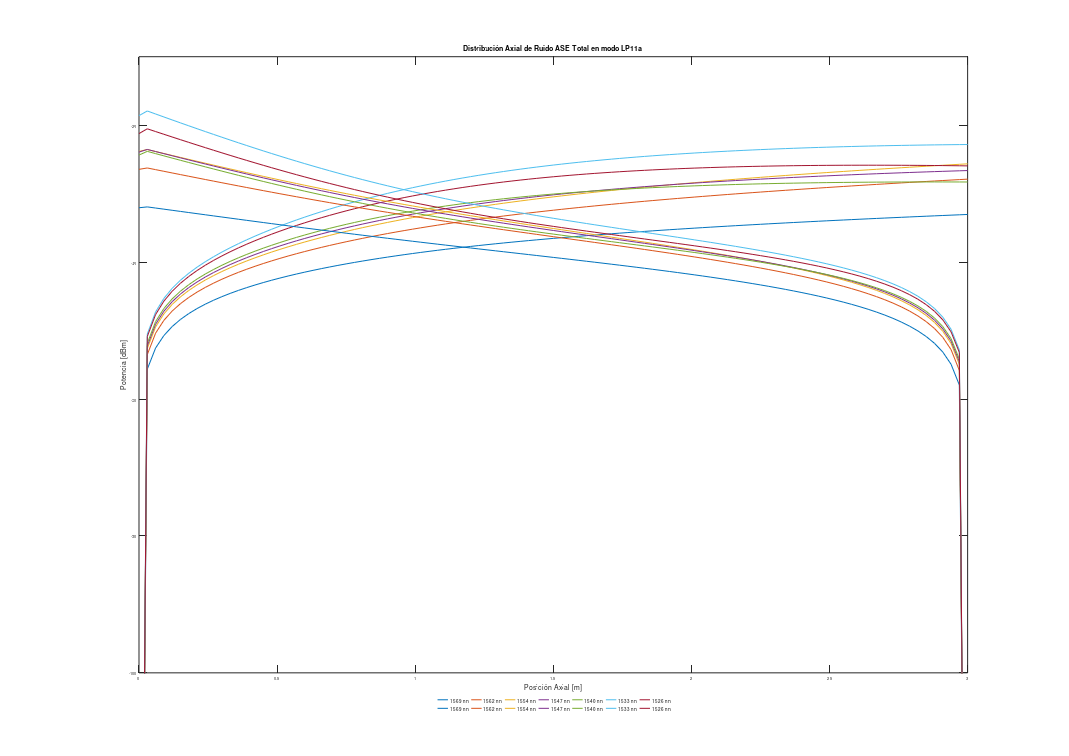

This figure's MATLAB source:
clear all; close all; clc

set( gcf,'PaperSize',[29.7 21.0], 'PaperPosition',[0 0 29.7 21.0])
% SAVE:
% print -dpdf 'NAME'

% DAT = [lambdas Gain01 lambdas Gain11a frecuencias NF01 NF11a];
load("MatlabSigGains.mat")
load("ModeGainsandNFs.mat")
load("AmplifiedSignals.mat");
load('MatlabEDFA_Pump01.mat');
load('MatlabS01.mat') ; load('MatlabS11_a.mat');

%% GANANCIAS

% figure(1)

% plot(DAT(:,1).*1e9,DAT(:,2), "DisplayName","LP01 - Simulador Matlab" , Color= '#0072BD') ; hold on
% plot(AmplifiedSignals(:,3),fliplr(ModeGainsandNFs(:,2)),"DisplayName","LP01 - VPIPhotonics" , LineStyle="--", Color= '#0072BD' ) ; 
% plot(DAT(:,1).*1e9,DAT(:,4),  "DisplayName","LP11a - Simulador Matlab", "Color", '#D95319' )
% plot(AmplifiedSignals(:,1),fliplr(ModeGainsandNFs(:,6)),"DisplayName","LP11a - VPIPhotonics", LineStyle="--" , Color='#D95319') 
% xlabel('Longitud de Onda [nm]') ; ylabel('Magnitud [dB]') ; title("Ganancia EDFA con Bombeo en LP01") ; 
% legend('Location', 'southoutside','Orientation','horizontal','Box','off')
% 
% DG01 =  abs(DAT(:,2) - fliplr(ModeGainsandNFs(:,2))) ;
% DG11 = abs(DAT(:,4) - fliplr(ModeGainsandNFs(:,6))) ;
%     % Diferencia de Ganancias
% yyaxis right
% ylabel('Diferencia de Ganancias')
% plot(DAT(:,1).*1e9 , DG01 ,  "-o" , DisplayName = "DG - LP01" , Color='#0072BD')
% plot(DAT(:,1).*1e9 , DG11 ,  "-o" , DisplayName = "DG - LP11a" , Color='#D95319')
% ylim([0, 2]) ; grid minor
% 



%% NOISE FIGURE
% figure(2)
% 
% plot(DAT(:,1).*1e9,DAT(:,6), "DisplayName","LP01 - Simulador" , Color= '#0072BD') ; 
% hold on
% plot(AmplifiedSignals(:,1),fliplr(ModeGainsandNFs(:,4)),"DisplayName","LP01 - VPIPhotonics" , LineStyle="--", Color= '#0072BD' ) ; 
% plot(DAT(:,1).*1e9,DAT(:,7),  "DisplayName","LP11a - Simulador", "Color", '#D95319' )
% plot(AmplifiedSignals(:,1),fliplr(ModeGainsandNFs(:,8)),"DisplayName","LP11a - VPIPhotonics", LineStyle="--" , Color='#D95319') 
% xlabel('Longitud de Onda [nm]') ; ylabel('Noise Figure [dB]') ; title("Comparación de NF obtenidas mediante Simulador y VPIphotonics") ; 
% legend('Location', 'southoutside','Orientation','horizontal','Box','off')



% VPISignal(end,1) = VPISignal(end,1)/1e10;
% zVPI = VPISignal(:,1);
% %lambda = DAT(1,1);  % ORDENADOS DE MAYOR A MENOR, IGUAL QE LOS DE VPISIGNAL
% 
% 
% colors = ["#0072BD" , "#D95319" , "#EDB120" , "#7E2F8E" , "#77AC30" , "#4DBEEE" , "#A2142F"];
% 
% for i = 0
%     lambda = DAT(1+i,1);
%     plot(z,S01(1+i,:), "DisplayName",strcat("LP01 - Simulador @", int2str(lambda*1e9) , "nm"), Color= colors(i+1)) ; 
%     hold on
%     plot(zVPI,VPISignal_01(:,1+i),"DisplayName",strcat("LP01 - VPIPhotonics",int2str(lambda*1e9) , "nm" ) , LineStyle="--", Color= colors(i+1) ) ;
% end
% %plot(DAT(:,1).*1e9,DAT(:,7),  "DisplayName","LP11a - Simulador", "Color", '#D95319' )
% %plot(AmplifiedSignals(:,1),fliplr(ModeGainsandNFs(:,8)),"DisplayName","LP11a - VPIPhotonics", LineStyle="--" , Color='#D95319') 
% xlabel('Posición en EDFA [m]') ; ylabel('Potencia [dBm]') ; title("Comparación de Evolución Potencias obtenidas mediante Simulador y VPIphotonics") ; 
% legend('Location', 'southoutside','Orientation','horizontal','Box','off')


%% Propagación

load('VPI_EDFAmm_axialdist.mat') % Bombeo LP01


%               Propagación SEÑAL LP01
% figure(3)

% z = linspace(0,3,length(S01(1,:)));
% zvpi = linspace(0,3,length(vpiedfamm.axialdist.Sig.LP_01(:,1)));
% 
% 
% for i=0:6
%     plot(z , EDFA.Nucleo1.signal.Potencia_dBm.LP_01(1+3*i,:) , "DisplayName", strcat(int2str(DAT(1+3*i,1)*1e9) , " nm")) ; hold on
%     % plot(z , S01(2,:)) 
%     % plot(z , S01(3,:)) 
% end
% set(gca,'ColorOrderIndex',1)
% for i=0:6
%     plot(zvpi , vpiedfamm.axialdist.Sig.LP_01(:,1+3*i) , "DisplayName", strcat(int2str(DAT(1+3*i,1)*1e9) , " nm") , LineStyle="--" )
%     % plot(zvpi , vpiedfamm.axialdist.Sig.LP_01(:,2) , LineStyle="--")
%     % plot(zvpi , vpiedfamm.axialdist.Sig.LP_01(:,3) , LineStyle="--")
% end
% legend('Location', 'southoutside','Orientation','horizontal','Box','off', "NumColumns" , 7)
% xlabel('Posición Axial [m]') ; ylabel('Potencia [dBm]'); title('Distribución Axial de la Potencia de Señal LP01')


%               Propagacion SEÑAL LP11

% z = linspace(0,3,length(S01(1,:)));
% zvpi = linspace(0,3,length(vpiedfamm.axialdist.Sig.LP_01(:,1)));
% 
% 
% for i=0:6
%     plot(z , EDFA.Nucleo1.signal.Potencia_dBm.LP_11_a(1+3*i,:) , "DisplayName", strcat(int2str(DAT(1+3*i,1)*1e9) , " nm")) ; hold on
%     % plot(z , S01(2,:)) 
%     % plot(z , S01(3,:)) 
% end
% set(gca,'ColorOrderIndex',1)
% for i=0:6
%     plot(zvpi , vpiedfamm.axialdist.Sig.LP_11a(:,1+3*i) , "DisplayName", strcat(int2str(DAT(1+3*i,1)*1e9) , " nm") , LineStyle="--" )
%     % plot(zvpi , vpiedfamm.axialdist.Sig.LP_01(:,2) , LineStyle="--")
%     % plot(zvpi , vpiedfamm.axialdist.Sig.LP_01(:,3) , LineStyle="--")
% end
% legend('Location', 'southoutside','Orientation','horizontal','Box','off', "NumColumns" , 7)
% xlabel('Posición Axial [m]') ; ylabel('Potencia [dBm]'); title('Distribución Axial de la Potencia de Señal LP11a')


%               Propagación Bombeo

% z = linspace(0,3,length(S01(1,:)));
% zvpi = linspace(0,3,length(vpiedfamm.axialdist.Sig.LP_01(:,1)));
% 
% 
% plot(z , EDFA.Nucleo1.pump.Potencia_dBm.LP_01(1,:) , "DisplayName", "Matlab") ; hold on
% 
% plot(zvpi , vpiedfamm.axialdist.Pump(:,1) , "DisplayName", "VPIphotonics" )% ,LineStyle="--" )
% 
% 
% legend('Location', 'southoutside','Orientation','horizontal','Box','off', "NumColumns" , 7)
% xlabel('Posición Axial [m]') ; ylabel('Potencia [dBm]'); title('Distribución Axial de la Potencia de Bombeo LP01')


%% %               Propagación ASE , OSNR , NF
vpiasePos = [7 , 10 , 13, 17, 20, 22, 25];

Pan = EDFA.Nucleo1.Pan;
Pap = EDFA.Nucleo1.Pap;
z = linspace(0,3,length(S01(1,:)));
zvpi = linspace(0,3,length(vpiedfamm.axialdist.Sig.LP_01(:,1)));

% % % % ASE+ Matlab

% for i=0:6
%     plot(z , Pap.LP_01(1+3*i,:) , "DisplayName", strcat(int2str(DAT(1+3*i,1)*1e9) , " nm")) ; hold on
% end
% % ASE+ VPI
% 
% set(gca,'ColorOrderIndex',1)
% for i=1:length(vpiasePos)
%     plot(zvpi , vpiedfamm.axialdist.ASE.LP_01(:,vpiasePos(i)) , "DisplayName", strcat(int2str(vpiedfamm.ASElam(1,vpiasePos(i))*1e9) , " nm") , LineStyle="--" )
% end
% 
% legend('Location', 'southoutside','Orientation','horizontal','Box','off', "NumColumns" , 7)
% xlabel('Posición Axial [m]') ; ylabel('Potencia [dBm]'); title('Distribución Axial de la Potencia de Ruido ASE+ en modo LP01')
% ylim([-100 -10])
% 
% maxAseDif = -100000;
% for i = 0:6
%     if maxAseDif < abs( Pap.LP_01(1+3*i,end) - vpiedfamm.axialdist.ASE.LP_01(end,vpiasePos(i+1)) )
%         maxAseDif = abs( Pap.LP_01(1+3*i,end) - vpiedfamm.axialdist.ASE.LP_01(end,vpiasePos(i+1)) ) ;
%         maxdiffLambda = (DAT(1+3*i,1)*1e9);
%     end
% end
%dB
% for i = 0:6
%     if maxAseDif < abs( 1e-3*10.^(Pap.LP_01(1+3*i,end)) - 1e-3*10.^(vpiedfamm.axialdist.ASE.LP_01(end,vpiasePos(i+1))) )
%         maxAseDifdB = 10*log10( abs( 1e-3*10.^(Pap.LP_01(1+3*i,end)) - 1e-3*10.^(vpiedfamm.axialdist.ASE.LP_01(end,vpiasePos(i+1))) )/1e3) ;
%         maxdiffLambda = (DAT(1+3*i,1)*1e9);
%     end
% end

    % LP11a

% for i=0:6
%     plot(z , Pap.LP_11_a(1+3*i,:) , "DisplayName", strcat(int2str(DAT(1+3*i,1)*1e9) , " nm")) ; hold on
% end
% % ASE+ VPI
% 
% set(gca,'ColorOrderIndex',1)
% for i=1:length(vpiasePos)
%     plot(zvpi , vpiedfamm.axialdist.ASE.LP_11a(:,vpiasePos(i)) , "DisplayName", strcat(int2str(vpiedfamm.ASElam(1,vpiasePos(i))*1e9) , " nm") , LineStyle="--" )
% end
% 
% legend('Location', 'southoutside','Orientation','horizontal','Box','off', "NumColumns" , 7)
% xlabel('Posición Axial [m]') ; ylabel('Potencia [dBm]'); title('Distribución Axial de la Potencia de Ruido ASE+ en modo LP11a')
% ylim([-100 -10])
% 
% maxAseDif = -100000;
% for i = 0:6
%     if maxAseDif < abs( Pap.LP_11_a(1+3*i,end) - vpiedfamm.axialdist.ASE.LP_11a(end,vpiasePos(i+1)) )
%         maxAseDif = abs( Pap.LP_11_a(1+3*i,end) - vpiedfamm.axialdist.ASE.LP_11a(end,vpiasePos(i+1)) ) ;
%         maxdiffLambda = (DAT(1+3*i,1)*1e9);
%     end
% end

%               Propagación ASE + -

Pan = EDFA.Nucleo1.Pan;
Pap = EDFA.Nucleo1.Pap;
Pase = EDFA.Nucleo1.Pase;

z = linspace(0,3,length(S01(1,:)));
zvpi = linspace(0,3,length(vpiedfamm.axialdist.Sig.LP_01(:,1)));

% %%    LP01
% ASE+ Matlab
% for i=0:6
%     plot(z , Pap.LP_01(1+3*i,:) , "DisplayName", strcat(int2str(DAT(1+3*i,1)*1e9) , " nm")) ; hold on
% end
% 
% % ASE- Matlab
% set(gca,'ColorOrderIndex',1,'FontSize',8)
% for i=0:6
%     plot(z , Pan.LP_01(1+3*i,:) , "DisplayName", strcat(int2str(DAT(1+3*i,1)*1e9) , " nm") ) ; hold on
% end
% 
% legend('Location', 'southoutside','Orientation','horizontal','Box','off', "NumColumns" , 7,'FontSize',9)
% xlabel('Posición Axial [m]','FontSize',14) ; ylabel('Potencia [dBm]','FontSize',14); title('Distribución Axial de Ruido ASE Total en modo LP01','FontSize',14)
% ylim([-100 -10])

% %%    LP11a

for i=0:6
    plot(z , Pap.LP_11_a(1+3*i,:) , "DisplayName", strcat(int2str(DAT(1+3*i,1)*1e9) , " nm")) ; hold on
end

% ASE- Matlab
set(gca,'ColorOrderIndex',1,'FontSize',8)
for i=0:6
    plot(z , Pan.LP_11_a(1+3*i,:) , "DisplayName", strcat(int2str(DAT(1+3*i,1)*1e9) , " nm") ) ; hold on
end

legend('Location', 'southoutside','Orientation','horizontal','Box','off', "NumColumns" , 7,'FontSize',9)
xlabel('Posición Axial [m]','FontSize',14) ; ylabel('Potencia [dBm]','FontSize',14); title('Distribución Axial de Ruido ASE Total en modo LP11a','FontSize',14)
ylim([-100 -10])




% % % NF Y OSNR
% 
% Pan = EDFA.Nucleo1.Pan;
% Pap = EDFA.Nucleo1.Pap;
% Pase = EDFA.Nucleo1.Pase;
% 
% Osnr01Matlab = EDFA.Nucleo1.signal.Potencia_dBm.LP_01 - Pap.LP_01;
% NF01Matlab = Osnr01Matlab(:,2) - Osnr01Matlab(:,end);
% Osnr11aMatlab = EDFA.Nucleo1.signal.Potencia_dBm.LP_11_a - Pap.LP_11_a;
% NF11aMatlab = Osnr11aMatlab(:,2) - Osnr11aMatlab(:,end);
% 
% 
% for i=7:26
%     Osnr01VPI(:,i-6) = vpiedfamm.axialdist.Sig.LP_01(:,i-6) - vpiedfamm.axialdist.ASE.LP_01(:,i);
%     Osnr11aVPI(:,i-6) = vpiedfamm.axialdist.Sig.LP_11a(:,i-6) - vpiedfamm.axialdist.ASE.LP_11a(:,i);
% end
% NF01VPI = Osnr01VPI(2,:) - Osnr01VPI(end,:);
% NF11aVPI = Osnr11aVPI(2,:) - Osnr11aVPI(end,:);
% 
% plot(DAT(:,1).*1e9 , NF01Matlab , "DisplayName" , "Matlab LP01" ) , hold on
% plot(DAT(:,1).*1e9 , NF11aMatlab , "DisplayName" , "MatlabLP11a" )
% 
% set(gca,'ColorOrderIndex',1)
% 
% plot(vpiedfamm.SigLam.*1e9 , NF01VPI , "DisplayName" , "VPIphotonics LP01" , LineStyle="--"  )
% plot(vpiedfamm.SigLam.*1e9 , NF11aVPI , "DisplayName" , "VPIphotonics LP11a" , LineStyle="--"  )
% 
% legend('Location', 'southoutside','Orientation','horizontal','Box','off', "NumColumns" , 2)
% xlabel('Longitud de Onda [nm]') ; ylabel('NF [dB]'); title('Figura de Ruido')
% ylim([8 15])
% 
% max(abs(NF01VPI' - NF01Matlab))
% max(abs(NF11aVPI' - NF11aMatlab))




%% N1 y N2

% plot(z,EDFA.Nucleo1.N1 , "DisplayName" , "Iones en estado basal (N1)") ; hold on
% plot(z,EDFA.Nucleo1.N2 , "DisplayName" , "Iones en estado basal (N2)")
% 
% legend('Location', 'southoutside','Orientation','horizontal','Box','off', "NumColumns" , 1)
% xlabel('Posición Axial [m]') ; ylabel('Cantidad de Iones'); title('Distribución Axial de Densidades Poblacionenales de Iones')

%% Cargar resultado vpi.. desde columna ec
% VPISignal = resultadovpipropagacionaxial;
% 
% for i=0:19
%     VPISignal_01(:,i+1) = VPISignal(:,2+4*i)/10e13;
%     VPISignal_11a(:,i+1) = VPISignal(:,4+4*i)/10e13;
% end
% VPISignal_01([1,2],:) = VPISignal_01([1,2],:).*10e13;
% VPISignal_11a([1,2],:) = VPISignal_11a([1,2],:).*10e13;
